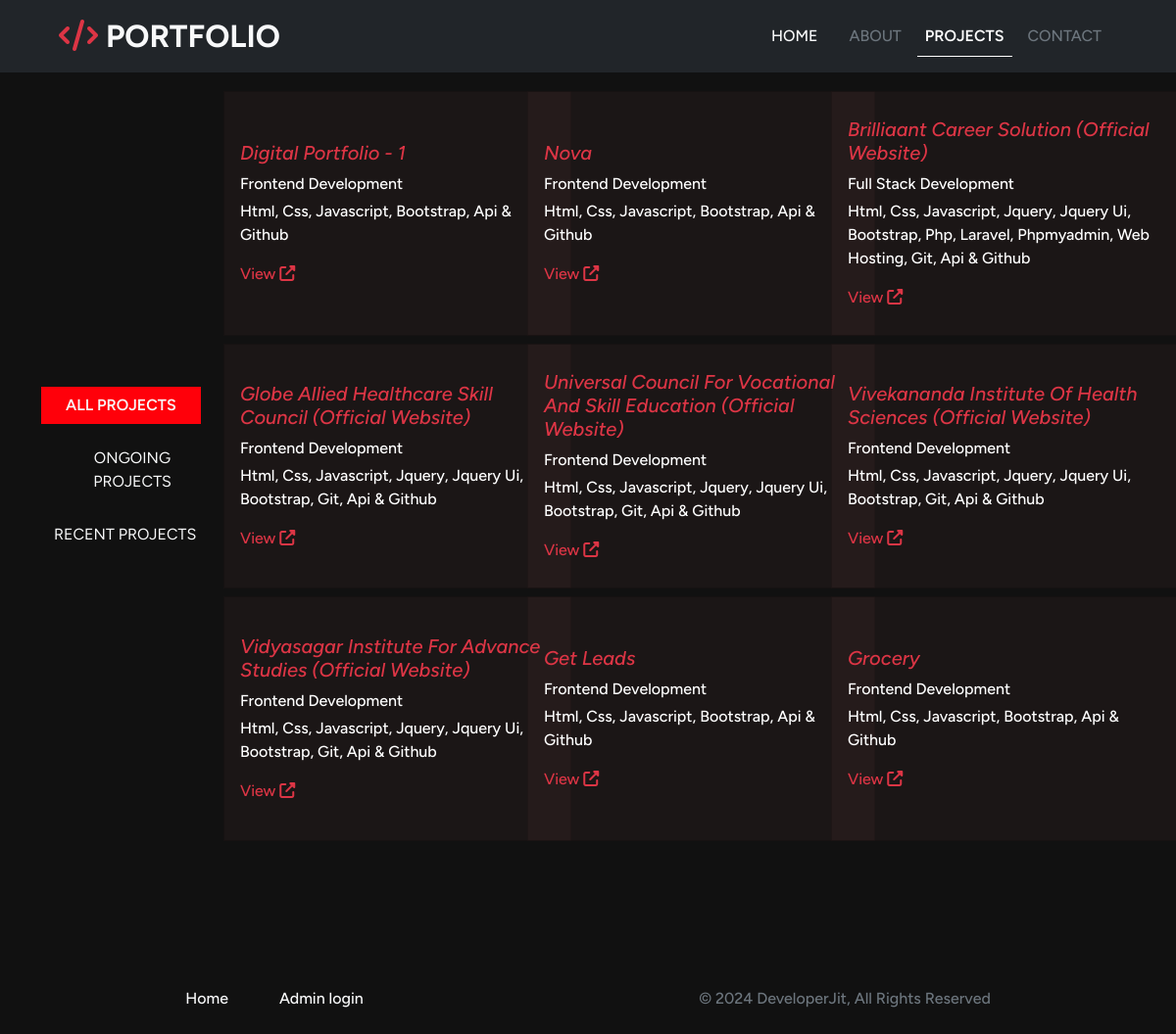
Screenshot of /portfolio/pages/my-projects.php with the database file from the repository.
### tables this page shows
CREATE TABLE `all_projects` (
  `project_id` int(11) NOT NULL,
  `project_name` varchar(255) NOT NULL,
  `project_description` varchar(255) NOT NULL,
  `used_technologies` text NOT NULL,
  `project_link` varchar(255) NOT NULL,
  `cttime` timestamp NOT NULL DEFAULT current_timestamp()
);

### portfolio/pages/admin-settings/project-settings.php (called while the page is built, shortened)
<?php
$connection = mysqli_connect('localhost', 'root', '', 'my_portfolio');
function all_projects(){
    global $connection;
    $fetchquery = "SELECT * FROM `all_projects`";
    $row = mysqli_query($connection, $fetchquery);
    return $row;
}
?>

### portfolio/pages/my-projects.php (the view, shortened to what this page needs)
<?php
include '../components/navbar.php';
include '../pages/admin-settings/project-settings.php';
$viewAllproject = all_projects();
?>
<!DOCTYPE html>
<html lang="en">
<head>
</head>
<body>
    <main id="project-body" class="d-flex justify-content-center align-items-center">
        <section class="container">
            <div class="row align-items-center">
                <div class="col-md-2 navigator-button">
                    <button class="text-uppercase text-light btn mb-3 px-4" style="border-radius: 0px;">all projects</button>
                    <button class="text-uppercase text-light btn mb-3" style="border-radius: 0px;">ongoing projects</button>
                    <button class="text-uppercase text-light btn" style="border-radius: 0px;">recent projects</button>
                </div>
                <div class="col-md-10">
                    <div class="all-projects-show">
                        <div class="row">
                            <div class="row">
                                <?php
                                $data = mysqli_fetch_all($viewAllproject, MYSQLI_ASSOC);
                                $chunkTwo = array_chunk($data, 3);
                                foreach ($chunkTwo as $chunkTwoData) {
                                    echo '<div class="row mb-2">';
                                    foreach ($chunkTwoData as $viewData) {
                                        echo '<div class="col-sm-4">
                                            <div class="card" style="border-radius: 0px;">
                                                <div class="card-body d-flex justify-content-center align-items-center">
                                                    <div>
                                                        <h5 class="card-title text-capitalize mb-2 fst-italic text-danger">' . htmlspecialchars($viewData['project_name']) . '</h5>
                                                        <p class="card-text text-capitalize mb-1">' . htmlspecialchars($viewData['project_description']) . '</p>
                                                        <p class="card-text text-capitalize">' . htmlspecialchars($viewData['used_technologies']) . '</p>
                                                        <a href="' . htmlspecialchars($viewData['project_link']) . '" target="_blank" class="text-danger" style="text-decoration: none;">View<i class="fa-solid fa-up-right-from-square ms-1"></i></a>
                                                    </div>
                                                    </div>
                                            </div>
                                        </div>';
                                    }
                                    echo '</div>';
                                }
                                ?>
                            </div>
                        </div>
                    </div>
                </div>
            </div>
        </section>
    </main>
</body>
<?php
include '../components/footer.php';
?>
</html>

### portfolio/components/navbar.php (shortened to what this page needs)
<!DOCTYPE html>
<html lang="en">
<head>
    <link href="https://cdn.jsdelivr.net/npm/bootstrap@5.3.3/dist/css/bootstrap.min.css" rel="stylesheet">
    <link rel="stylesheet" href="https://cdnjs.cloudflare.com/ajax/libs/font-awesome/6.6.0/css/all.min.css" />
    <link rel="stylesheet" href="https://cdn.jsdelivr.net/npm/bootstrap-icons@1.11.3/font/bootstrap-icons.min.css">
    <link rel="stylesheet" href="style.css">
    <link rel="stylesheet" href="https://cdnjs.cloudflare.com/ajax/libs/slick-carousel/1.9.0/slick-theme.min.css" />
    <link rel="stylesheet" href="https://cdnjs.cloudflare.com/ajax/libs/jqueryui/1.14.0/themes/base/jquery-ui.min.css" />
    <link rel="stylesheet" href="https://cdnjs.cloudflare.com/ajax/libs/slick-carousel/1.9.0/slick.min.css" />
    <link rel="stylesheet" href="https://cdn.jsdelivr.net/npm/sweetalert2@11.14.4/dist/sweetalert2.min.css">
</head>
<body>
    <nav class="navbar navbar-expand-lg px-lg-5 px-sm-2 bg-dark py-2 fixed-top">
        <div class="container-fluid">
            <a class="navbar-brand text-light fs-2 fw-bold" href="http://localhost/portfolio/"><i class="fa-solid fa-code text-danger me-2"></i>PORTFOLIO</a>
            <div class="collapse navbar-collapse" id="navbarSupportedContent">
                <ul class="navbar-nav ms-auto mb-2 mb-lg-0">
                    <li class="nav-item">
                        <a class="nav-link text-light text-uppercase me-3" aria-current="page" href="http://localhost/portfolio/">Home</a>
                    </li>
                    <li class="nav-item">
                        <a class="nav-link  text-uppercase me-2" href="/portfolio/pages/about-me.php">about</a>
                    </li>
                    <li class="nav-item">
                        <a class="nav-link  text-uppercase me-2" href="/portfolio/pages/my-projects.php">Projects</a>
                    </li>
                    <li class="nav-item">
                        <a class="nav-link  text-uppercase me-2" href="/portfolio/pages/contact-me.php">contact</a>
                    </li>
                </ul>
            </div>
        </div>
    </nav>
</body>
</html>

### portfolio/components/footer.php (shortened to what this page needs)
<section id="footer-menu" class="pt-5 pb-4" style="background-color: #111;">
    <div class="container">
        <div class="d-flex align-items-center justify-content-around">
            <div>
                <a href="/portfolio/" class="me-5 text-light" style="text-decoration: none;">Home</a>
                <a href="/portfolio/pages/login.php" class="me-5 text-light" style="text-decoration: none;">Admin login</a>
            </div>
            <div>
                <p class="text-secondary mb-0">© <?php echo date('Y') ?> DeveloperJit, All Rights Reserved</p>
            </div>
        </div>
    </div>
</section>

### portfolio/style.css (style rules this page uses)
* { font-family: "Figtree", sans-serif; font-optical-sizing: auto; font-weight: 500; font-style: normal; padding: 0px; margin: 0px; box-sizing: border-box; }

### portfolio/components/navbar.php (style rules this page uses)
* { font-family: "Figtree", sans-serif; font-optical-sizing: auto; font-weight: 500; font-style: normal; padding: 0px; margin: 0px; box-sizing: border-box; }

### portfolio/pages/my-projects.php (style rules this page uses)
#project-body { height: 120vh; width: 100%; background-color: #111; }
#project-body .col-md-10 .card { height: 250px; width: 355px; background-color: #d177770d; color: #fff; }
#project-body .row { --bs-gutter-x: 0rem; }

### rows the page displays
all_projects: project_name "Digital Portfolio - 1", project_description "Frontend Development", used_technologies "Html, Css, Javascript, Bootstrap, Api & Github"
all_projects: project_name "Nova", project_description "Frontend Development", used_technologies "Html, Css, Javascript, Bootstrap, Api & Github"
all_projects: project_name "Brilliaant Career Solution (Official Website)", project_description "Full Stack Development", used_technologies "Html, Css, Javascript, Jquery, Jquery Ui, Bootstrap, Php, Laravel, Phpmyadmin, Web Hosting, Git, Api & Github"
all_projects: project_name "Globe Allied Healthcare Skill Council (Official Website)", project_description "Frontend Development", used_technologies "Html, Css, Javascript, Jquery, Jquery Ui, Bootstrap, Git, Api & Github"
all_projects: project_name "Universal Council For Vocational And Skill Education (Official Website)", project_description "Frontend Development", used_technologies "Html, Css, Javascript, Jquery, Jquery Ui, Bootstrap, Git, Api & Github"
all_projects: project_name "Vivekananda Institute Of Health Sciences (Official Website)", project_description "Frontend Development", used_technologies "Html, Css, Javascript, Jquery, Jquery Ui, Bootstrap, Git, Api & Github"
all_projects: project_name "Vidyasagar Institute For Advance Studies (Official Website)", project_description "Frontend Development", used_technologies "Html, Css, Javascript, Jquery, Jquery Ui, Bootstrap, Git, Api & Github"
all_projects: project_name "Get Leads", project_description "Frontend Development", used_technologies "Html, Css, Javascript, Bootstrap, Api & Github"
all_projects: project_name "Grocery", project_description "Frontend Development", used_technologies "Html, Css, Javascript, Bootstrap, Api & Github"
